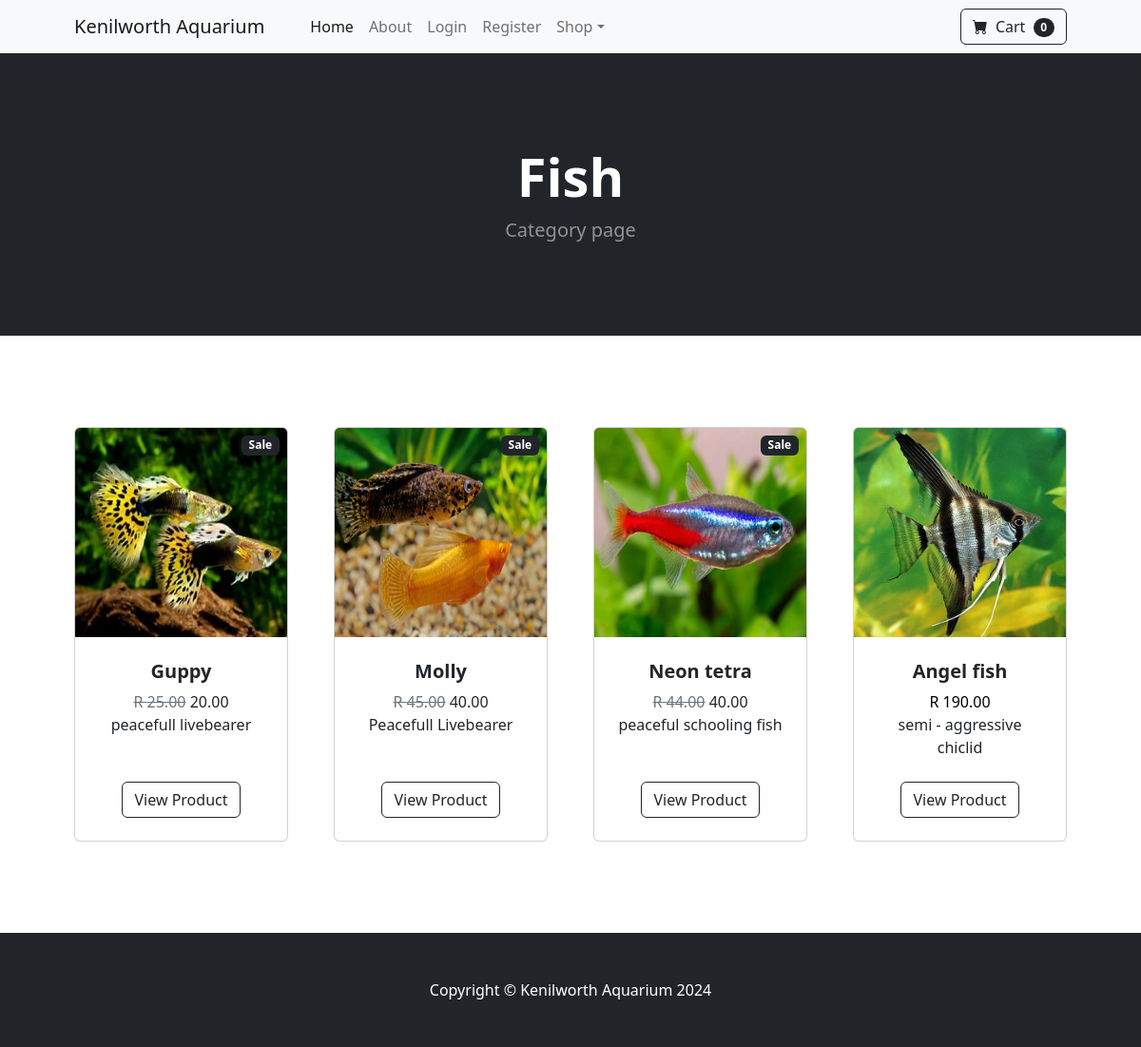
Page /category/Fish on the committed database.
### store/models.py (models this page shows, shortened)
class Category(models.Model):
    name = models.CharField(max_length=50)
    def __str__(self):
        return self.name
    class Meta:
        verbose_name_plural = 'categories'

class Product(models.Model):
    name = models.CharField(max_length=50)
    price = models.DecimalField(default=0, decimal_places=2, max_digits=6)
    catergory = models.ForeignKey(Category, on_delete=models.CASCADE, default=1)
    description = models.CharField(max_length=250, default='',blank=True)
    image = models.ImageField(upload_to='uploads/product/')
    is_sale = models.BooleanField(default=False)
    sale_price = models.DecimalField(default=0, decimal_places=2, max_digits=6)

### store/views.py (the view)
# urls.py: path('category/<str:foo>', views.category, name = 'category'),
def category(request, foo):
    foo = foo.replace('-', ' ')
    try:
        catergory = Category.objects.get(name=foo)
        products = Product.objects.filter(catergory=catergory)
        return render(request, 'category.html', {'products': products, 'catergory': catergory})
    except Category.DoesNotExist:
        messages.success(request, "The category does not exist...")
        return redirect('home')

### cart/context_processors.py (called while the page is built)
def cart(requets):
    return {'cart': Cart(requets)}

### store/templates/category.html
{% extends 'base.html' %}
{% block content %}
        <header class="bg-dark py-5">
            <div class="container px-4 px-lg-5 my-5">
                <div class="text-center text-white">
                    <h1 class="display-4 fw-bolder">{{ catergory }}</h1>
                    <p class="lead fw-normal text-white-50 mb-0">Category page</p>
                </div>
            </div>
        </header>
        <section class="py-5">
            <div class="container px-4 px-lg-5 mt-5">
                <div class="row gx-4 gx-lg-5 row-cols-2 row-cols-md-3 row-cols-xl-4 justify-content-center">
                    {% for product in products %}
                    {% if product.is_sale %}
                    <div class="col mb-5">
                        <div class="card h-100">
                            <div class="badge bg-dark text-white position-absolute" style="top: 0.5rem; right: 0.5rem">Sale</div>
                            <img class="card-img-top" src="{{ product.image.url }}" alt="..." height="220x" width="450x"/>
                            <div class="card-body p-4">
                                <div class="text-center">
                                    <h5 class="fw-bolder">{{ product.name }}</h5>
                                    <span class="text-muted text-decoration-line-through">R {{ product.price }}</span>
                                    {{ product.sale_price }}
                                    <br/>
                                    {{ product.description }}
                                </div>
                            </div>
                            <div class="card-footer p-4 pt-0 border-top-0 bg-transparent">
                                <div class="text-center"><a class="btn btn-outline-dark mt-auto" href="{% url 'product' product.id %}">View Product</a></div>
                            </div>
                        </div>
                    </div>
                    {% else %}
                    <div class="col mb-5">
                        <div class="card h-100">
                            <img class="card-img-top" src="{{ product.image.url }}" alt="..." height="220x" width="450x"/>
                            <div class="card-body p-4">
                                <div class="text-center">
                                    <h5 class="fw-bolder">{{ product.name }}</h5>
                                    <span class="text-black">R {{ product.price }}</span>
                                    <br/>
                                    {{ product.description }}
                                </div>
                            </div>
                            <div class="card-footer p-4 pt-0 border-top-0 bg-transparent">
                                <div class="text-center"><a class="btn btn-outline-dark mt-auto" href="{% url 'product' product.id %}">View Product</a></div>
                            </div>
                        </div>
                    </div>
                    {% endif %}
                {% endfor %}
                </div>
            </div>
        </section>
{% endblock %}

### rows in the picture
Category: name "Fish"
Product: image (picture), name "Guppy", price "25.00", sale_price "20.00", description "peacefull livebearer"
Product: image (picture), name "Molly", price "45.00", sale_price "40.00", description "Peacefull Livebearer"
Product: image (picture), name "Neon tetra", price "44.00", sale_price "40.00", description "peaceful schooling fish"
Product: image (picture), name "Angel fish", price "190.00", description "semi - aggressive chiclid"
